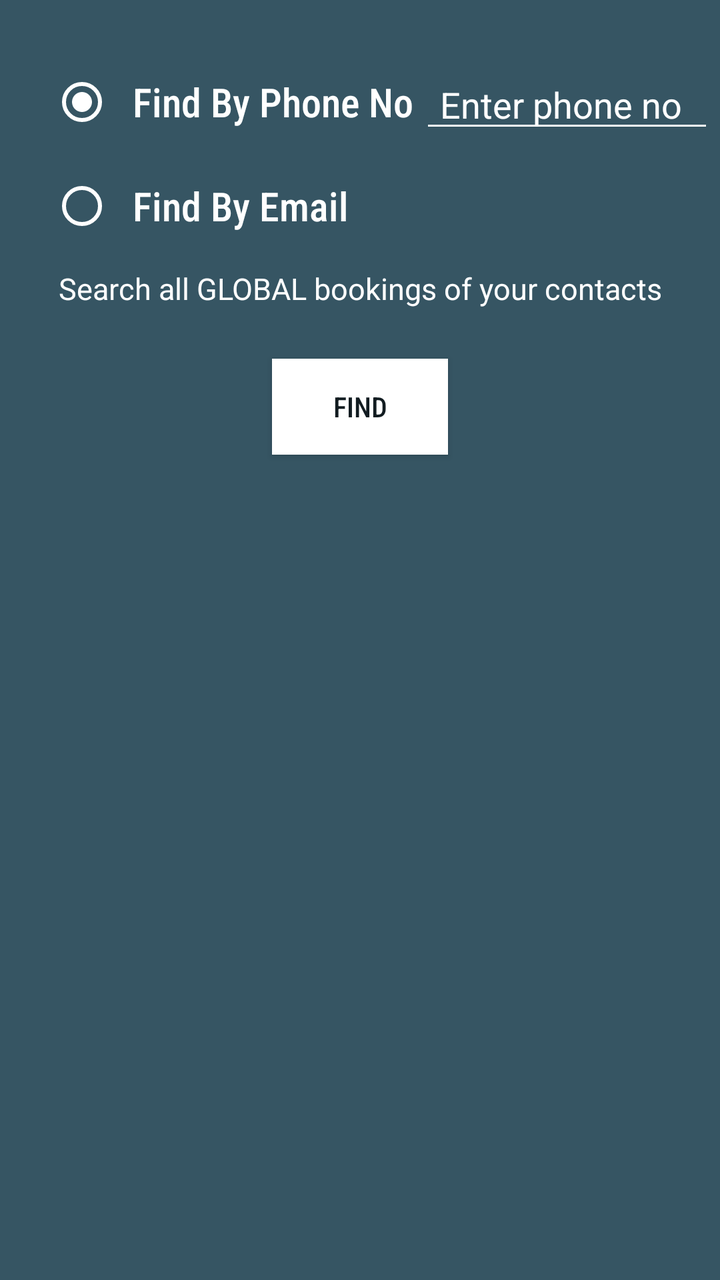
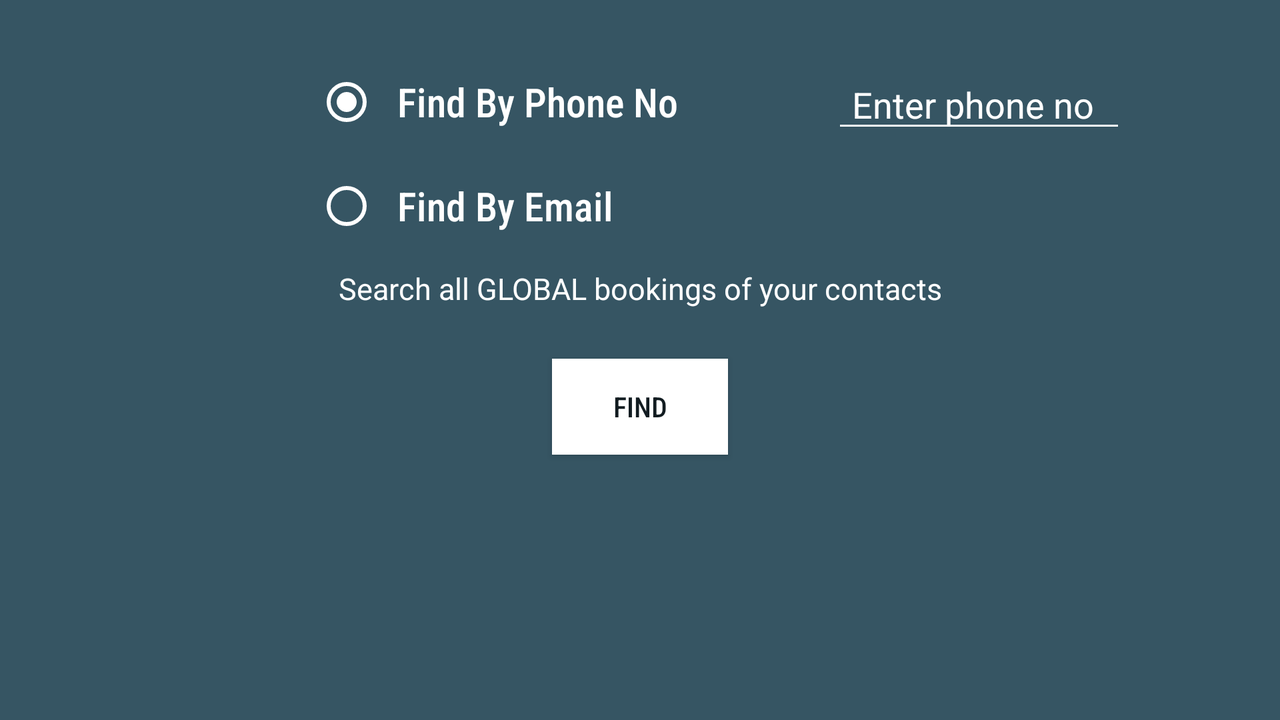

First picture: res/layout/ on a phone held upright. Second picture: the repository's own variant of that layout, on a device whose configuration matches the variant's folder. Source for both follows.
<!-- AndroidManifest.xml: application theme AppTheme -->
<!-- res/layout/content_booking_details.xml -->
<?xml version="1.0" encoding="utf-8"?>
<androidx.constraintlayout.widget.ConstraintLayout xmlns:android="http://schemas.android.com/apk/res/android"
    xmlns:app="http://schemas.android.com/apk/res-auto"
    xmlns:tools="http://schemas.android.com/tools"
    android:layout_width="match_parent"
    android:layout_height="match_parent"
    android:background="@color/colorPrimaryLight"
    app:layout_behavior="@string/appbar_scrolling_view_behavior"
    tools:showIn="@layout/app_bar_booking_details">

    <RadioGroup
        android:id="@+id/radio_group"
        android:layout_width="wrap_content"
        android:layout_height="wrap_content"
        android:layout_marginTop="25dp"
        android:layout_marginStart="25dp"
        app:layout_constraintStart_toStartOf="parent"
        app:layout_constraintTop_toTopOf="parent">

        <RadioButton
            android:id="@+id/radio_phone"
            android:layout_width="fill_parent"
            android:layout_height="wrap_content"
            android:layout_marginTop="10dp"
            android:buttonTint="#fff"
            android:checked="true"
            android:fontFamily="sans-serif-condensed-medium"
            android:text="@string/find_by_phone_no"
            android:textColor="#fff"
            android:textSize="20sp" />

        <RadioButton
            android:id="@+id/radio_email"
            android:layout_width="fill_parent"
            android:layout_height="wrap_content"
            android:layout_marginTop="20dp"
            android:buttonTint="#fff"
            android:checked="false"
            android:fontFamily="sans-serif-condensed-medium"
            android:text="@string/find_by_email"
            android:textColor="#fff"
            android:textSize="20sp" />
    </RadioGroup>

    <TextView
        android:id="@+id/email_display_tv"
        android:layout_width="wrap_content"
        android:layout_height="wrap_content"
        android:layout_marginTop="15dp"
        android:text="@string/booking_details1"
        android:textColor="#fff"
        android:textSize="15sp"
        app:layout_constraintEnd_toEndOf="parent"
        app:layout_constraintStart_toStartOf="parent"
        app:layout_constraintTop_toBottomOf="@id/radio_group" />



    <EditText
        android:id="@+id/editText_phone"
        android:layout_width="wrap_content"
        android:layout_height="wrap_content"
        android:layout_marginTop="5dp"
        android:backgroundTint="#fff"
        android:ems="7"
        android:hint="@string/enter_phone_no"
        android:inputType="phone"
        android:paddingStart="10dp"
        android:paddingEnd="10dp"
        android:textColor="#fff"
        android:textColorHint="#fff"
        app:layout_constraintEnd_toEndOf="parent"
        app:layout_constraintStart_toEndOf="@+id/radio_group"
        app:layout_constraintTop_toTopOf="@id/radio_group" />

    <Button
        android:id="@+id/go_button"
        android:layout_width="wrap_content"
        android:layout_height="wrap_content"
        android:layout_marginTop="25dp"
        android:background="#fff"
        android:fontFamily="sans-serif-condensed-medium"
        android:gravity="center"
        android:text="@string/find"
        android:textColor="@color/colorPrimaryDark"
        app:layout_constraintEnd_toEndOf="parent"
        app:layout_constraintStart_toStartOf="parent"
        app:layout_constraintTop_toBottomOf="@id/email_display_tv" />


    <androidx.recyclerview.widget.RecyclerView
        android:id="@+id/recyclerview_booking_details"
        android:layout_width="wrap_content"
        android:layout_height="wrap_content"
        android:layout_marginStart="5dp"
        android:layout_marginTop="40dp"
        android:layout_marginEnd="5dp"
        android:layout_marginBottom="15dp"
        android:paddingBottom="270dp"
        android:paddingStart="25dp"
        android:paddingEnd="25dp"

        app:layout_constraintEnd_toEndOf="parent"
        app:layout_constraintStart_toStartOf="parent"
        app:layout_constraintTop_toBottomOf="@id/go_button" />



</androidx.constraintlayout.widget.ConstraintLayout>
<!-- res/layout/app_bar_booking_details.xml (included above) -->
<?xml version="1.0" encoding="utf-8"?>
<androidx.coordinatorlayout.widget.CoordinatorLayout xmlns:android="http://schemas.android.com/apk/res/android"
    xmlns:app="http://schemas.android.com/apk/res-auto"
    xmlns:tools="http://schemas.android.com/tools"
    android:layout_width="match_parent"
    android:layout_height="match_parent"
    android:orientation="vertical"
    android:background="@color/colorPrimaryLight"
    tools:context=".activities.BookingDetailsActivity">

    <com.google.android.material.appbar.AppBarLayout
        android:layout_width="match_parent"
        android:layout_height="150dp"
        app:elevation="4dp"
        android:id="@+id/app_bar_layout2"
        android:backgroundTint="@color/colorPrimary"
        android:theme="@style/AppTheme.AppBarOverlay">

        <com.google.android.material.appbar.CollapsingToolbarLayout
            android:id="@+id/collapsing_toolbar_layout2"
            android:layout_width="match_parent"
            android:layout_height="match_parent"

            app:collapsedTitleTextAppearance="@style/TextAppearance.AppCompat.Widget.ActionBar.Title.Inverse"
            app:expandedTitleMarginStart="72dp"
            app:expandedTitleTextAppearance="@style/TextAppearance.AppCompat.Widget.ActionBar.Title.Inverse"

            app:layout_scrollFlags="scroll|exitUntilCollapsed" >

            <androidx.appcompat.widget.Toolbar
                android:id="@+id/toolbar2"
                android:layout_width="match_parent"
                android:layout_height="?attr/actionBarSize"
                android:background="?attr/colorPrimary"
                app:layout_collapseMode="pin"
                app:popupTheme="@style/AppTheme.PopupOverlay">

                <TextView
                    android:id="@+id/title_tv2"
                    style="?android:attr/textAppearanceLarge"
                    android:layout_width="match_parent"
                    android:layout_height="wrap_content"
                    android:fontFamily="sans-serif-condensed"
                    android:lineSpacingMultiplier="0.9"
                    android:paddingBottom="4dp"
                    android:text="@string/app_name"

                    android:textColor="#fff"
                    android:textSize="32sp"
                    android:textStyle="bold" />
            </androidx.appcompat.widget.Toolbar>
        </com.google.android.material.appbar.CollapsingToolbarLayout>

    </com.google.android.material.appbar.AppBarLayout>

    <include layout="@layout/content_booking_details" />

    
    
    
    
    
    
    

</androidx.coordinatorlayout.widget.CoordinatorLayout>
<!-- resources referenced by this layout -->
<resources>
  <color name="colorPrimary">#1b2a31</color>
  <color name="colorPrimaryDark">#121c21</color>
  <color name="colorPrimaryLight">#365563</color>
  <string name="app_name">ShowTime</string>
  <string name="booking_details1">Search all GLOBAL bookings of your contacts</string>
  <string name="enter_phone_no">Enter phone no</string>
  <string name="find">FIND</string>
  <string name="find_by_email">  Find By Email</string>
  <string name="find_by_phone_no">  Find By Phone No</string>
  <style name="AppTheme.AppBarOverlay" parent="ThemeOverlay.AppCompat.Dark.ActionBar" />
  <style name="AppTheme.PopupOverlay" parent="ThemeOverlay.AppCompat.Light" />
  <style name="AppTheme" parent="Theme.AppCompat.Light.DarkActionBar">
          
          <item name="colorPrimary">@color/colorPrimary</item>
          <item name="colorPrimaryDark">@color/colorPrimaryDark</item>
          <item name="colorAccent">@color/colorAccent</item>
      </style>
  <color name="colorAccent">#3DAEB1</color>
</resources>
<!-- res/layout-land/content_booking_details.xml (the repository's variant of the layout above) -->
<!-- drawn on the phone turned sideways -->
<?xml version="1.0" encoding="utf-8"?>
<androidx.core.widget.NestedScrollView xmlns:android="http://schemas.android.com/apk/res/android"
    xmlns:app="http://schemas.android.com/apk/res-auto"
    xmlns:tools="http://schemas.android.com/tools"
    android:layout_width="match_parent"
    android:layout_height="match_parent"
    android:background="@color/colorPrimaryLight"
    app:layout_behavior="@string/appbar_scrolling_view_behavior"
    tools:showIn="@layout/app_bar_booking_details">

    <androidx.constraintlayout.widget.ConstraintLayout
        android:layout_width="match_parent"
        android:layout_height="wrap_content">

        <RadioGroup
            android:id="@+id/radio_group"
            android:layout_width="wrap_content"
            android:layout_height="wrap_content"
            android:layout_marginStart="25dp"
            android:layout_marginTop="25dp"
            app:layout_constraintEnd_toEndOf="@+id/email_display_tv"
            app:layout_constraintStart_toStartOf="parent"
            app:layout_constraintTop_toTopOf="parent">

            <RadioButton
                android:id="@+id/radio_phone"
                android:layout_width="fill_parent"
                android:layout_height="wrap_content"
                android:layout_marginTop="10dp"
                android:buttonTint="#fff"
                android:checked="true"
                android:fontFamily="sans-serif-condensed-medium"
                android:text="@string/find_by_phone_no"
                android:textColor="#fff"
                android:textSize="20sp" />

            <RadioButton
                android:id="@+id/radio_email"
                android:layout_width="fill_parent"
                android:layout_height="wrap_content"
                android:layout_marginTop="20dp"
                android:buttonTint="#fff"
                android:checked="false"
                android:fontFamily="sans-serif-condensed-medium"
                android:text="@string/find_by_email"
                android:textColor="#fff"
                android:textSize="20sp" />
        </RadioGroup>

    <TextView
        android:id="@+id/email_display_tv"
        android:layout_width="wrap_content"
        android:layout_height="wrap_content"
        android:layout_marginTop="15dp"
        android:text="@string/booking_details1"
        android:textColor="#fff"
        android:textSize="15sp"
        app:layout_constraintEnd_toEndOf="parent"
        app:layout_constraintStart_toStartOf="parent"
        app:layout_constraintTop_toBottomOf="@id/radio_group" />



    <EditText
        android:id="@+id/editText_phone"
        android:layout_width="wrap_content"
        android:layout_height="wrap_content"
        android:layout_marginTop="5dp"
        android:backgroundTint="#fff"
        android:ems="7"
        android:hint="@string/enter_phone_no"
        android:inputType="phone"
        android:paddingStart="10dp"
        android:paddingEnd="10dp"
        android:textColor="#fff"
        android:textColorHint="#fff"
        app:layout_constraintEnd_toEndOf="parent"
        app:layout_constraintStart_toEndOf="@+id/radio_group"
        app:layout_constraintTop_toTopOf="@id/radio_group" />

    <Button
        android:id="@+id/go_button"
        android:layout_width="wrap_content"
        android:layout_height="wrap_content"
        android:layout_marginTop="25dp"
        android:background="#fff"
        android:fontFamily="sans-serif-condensed-medium"
        android:gravity="center"
        android:text="@string/find"
        android:textColor="@color/colorPrimaryDark"
        app:layout_constraintEnd_toEndOf="parent"
        app:layout_constraintStart_toStartOf="parent"
        app:layout_constraintTop_toBottomOf="@id/email_display_tv" />


    <androidx.recyclerview.widget.RecyclerView
        android:id="@+id/recyclerview_booking_details"
        android:layout_width="wrap_content"
        android:layout_height="wrap_content"
        android:layout_marginStart="5dp"
        android:layout_marginTop="40dp"
        android:layout_marginEnd="5dp"
        android:layout_marginBottom="15dp"
        android:paddingBottom="20dp"
        android:paddingStart="25dp"
        android:paddingEnd="25dp"

        app:layout_constraintEnd_toEndOf="parent"
        app:layout_constraintStart_toStartOf="parent"
        app:layout_constraintTop_toBottomOf="@id/go_button" />

    </androidx.constraintlayout.widget.ConstraintLayout>


</androidx.core.widget.NestedScrollView>
<!-- res/layout/content_booking_details.xml (included above) -->
<?xml version="1.0" encoding="utf-8"?>
<androidx.constraintlayout.widget.ConstraintLayout xmlns:android="http://schemas.android.com/apk/res/android"
    xmlns:app="http://schemas.android.com/apk/res-auto"
    xmlns:tools="http://schemas.android.com/tools"
    android:layout_width="match_parent"
    android:layout_height="match_parent"
    android:background="@color/colorPrimaryLight"
    app:layout_behavior="@string/appbar_scrolling_view_behavior"
    tools:showIn="@layout/app_bar_booking_details">

    <RadioGroup
        android:id="@+id/radio_group"
        android:layout_width="wrap_content"
        android:layout_height="wrap_content"
        android:layout_marginTop="25dp"
        android:layout_marginStart="25dp"
        app:layout_constraintStart_toStartOf="parent"
        app:layout_constraintTop_toTopOf="parent">

        <RadioButton
            android:id="@+id/radio_phone"
            android:layout_width="fill_parent"
            android:layout_height="wrap_content"
            android:layout_marginTop="10dp"
            android:buttonTint="#fff"
            android:checked="true"
            android:fontFamily="sans-serif-condensed-medium"
            android:text="@string/find_by_phone_no"
            android:textColor="#fff"
            android:textSize="20sp" />

        <RadioButton
            android:id="@+id/radio_email"
            android:layout_width="fill_parent"
            android:layout_height="wrap_content"
            android:layout_marginTop="20dp"
            android:buttonTint="#fff"
            android:checked="false"
            android:fontFamily="sans-serif-condensed-medium"
            android:text="@string/find_by_email"
            android:textColor="#fff"
            android:textSize="20sp" />
    </RadioGroup>

    <TextView
        android:id="@+id/email_display_tv"
        android:layout_width="wrap_content"
        android:layout_height="wrap_content"
        android:layout_marginTop="15dp"
        android:text="@string/booking_details1"
        android:textColor="#fff"
        android:textSize="15sp"
        app:layout_constraintEnd_toEndOf="parent"
        app:layout_constraintStart_toStartOf="parent"
        app:layout_constraintTop_toBottomOf="@id/radio_group" />



    <EditText
        android:id="@+id/editText_phone"
        android:layout_width="wrap_content"
        android:layout_height="wrap_content"
        android:layout_marginTop="5dp"
        android:backgroundTint="#fff"
        android:ems="7"
        android:hint="@string/enter_phone_no"
        android:inputType="phone"
        android:paddingStart="10dp"
        android:paddingEnd="10dp"
        android:textColor="#fff"
        android:textColorHint="#fff"
        app:layout_constraintEnd_toEndOf="parent"
        app:layout_constraintStart_toEndOf="@+id/radio_group"
        app:layout_constraintTop_toTopOf="@id/radio_group" />

    <Button
        android:id="@+id/go_button"
        android:layout_width="wrap_content"
        android:layout_height="wrap_content"
        android:layout_marginTop="25dp"
        android:background="#fff"
        android:fontFamily="sans-serif-condensed-medium"
        android:gravity="center"
        android:text="@string/find"
        android:textColor="@color/colorPrimaryDark"
        app:layout_constraintEnd_toEndOf="parent"
        app:layout_constraintStart_toStartOf="parent"
        app:layout_constraintTop_toBottomOf="@id/email_display_tv" />


    <androidx.recyclerview.widget.RecyclerView
        android:id="@+id/recyclerview_booking_details"
        android:layout_width="wrap_content"
        android:layout_height="wrap_content"
        android:layout_marginStart="5dp"
        android:layout_marginTop="40dp"
        android:layout_marginEnd="5dp"
        android:layout_marginBottom="15dp"
        android:paddingBottom="270dp"
        android:paddingStart="25dp"
        android:paddingEnd="25dp"

        app:layout_constraintEnd_toEndOf="parent"
        app:layout_constraintStart_toStartOf="parent"
        app:layout_constraintTop_toBottomOf="@id/go_button" />



</androidx.constraintlayout.widget.ConstraintLayout>
